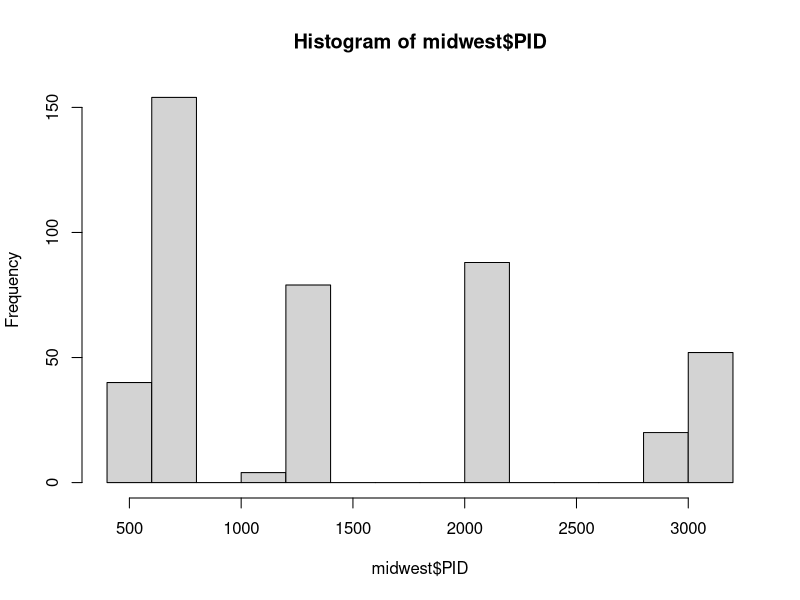

Recreate this plot in R. (Note: this script raises an error after producing the figure.)
midwest <- as.data.frame(ggplot2::midwest)

midwest

summary(midwest)

hist(midwest$PID)

table(midwest)

library(ggplot2)
qplot(midwest$category)


head(midwest)
tail(midwest)
View(midwest)


midwest$total <- midwest$poptotal
midwest$asian <- midwest$popasian

midwest

library(dplyr)

midwest <- rename(midwest, total = poptotal)

midwest <- rename(midwest, asian = popasian)


midwest$ratio <- midwest$asian / midwest$total * 100

midwest$ratio

hist(midwest$ratio)

mean(midwest$ratio)



midwest$size <- ifelse(midwest$ratio > mean(midwest$ratio), "small", "large")


midwest$size


table(midwest$size) # 등급 빈도표 생성

qplot(midwest$size) # 등급 빈도 막대 그래프 생성

